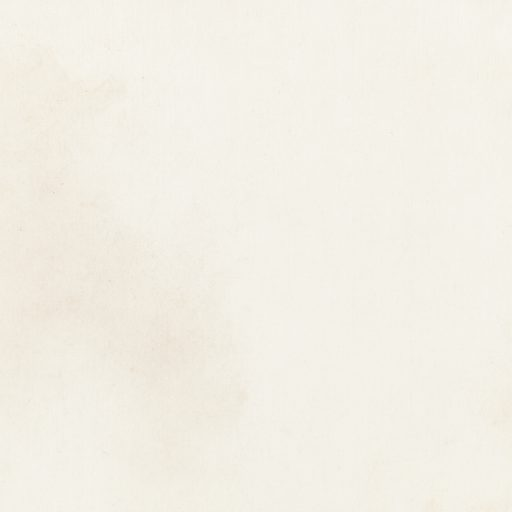
#> input picture ui/cave/paper.jpg, 512 x 512 px
$ python -i _cave_art.py   (imports and definitions only)
#> lines starting #> are read from the running program, lines starting #| are printed output that depends on the picture
#> further down, picture is the input picture: PIL image 512x512 RGB; mean R, G, B 242.9, 239.3, 229.7
"""第 86 轮 · 洞府界面素材预处理（可复现）

输入：ImageGen 出来的原图目录（文件名前缀见 RAW）
输出：
  ui/cave/paper.png   卡片宣纸底纹（居中裁方，去四角水印）
  ui/cave/soil.png    灵田田块底（裁掉纸边，只留翻耕土）
  ui/cave/scene.png   洞府小景横卷（裁掉底部与右缘水印带）
  ui/icons/cave_tag_*.png  分区题签（擦水印 → 裁主体 → 亮度转 alpha → 256）

为什么题签不直接缩放：生成图右下角有「Qoder AI生成」浅灰小字，直接亮度转 alpha
会变成一枚淡墨脏块。判据用「孤立浅灰笔画」——底 20% 带内 lum<246 且半径 6 邻域内
没有任何 lum<200 的实墨的像素，判为字，刷白；这样墨影（紧贴实墨）能留下。

用法：python tools/_cave_art.py <原图目录> <项目根>
"""
import sys, os
from PIL import Image, ImageDraw, ImageStat

RAW = {
    "paper": "cave_paper", "soil": "cave_soil", "scene": "cave_scene",
    "field": "tag_field", "mine": "tag_mine", "alchemy": "tag_alchemy", "forge": "tag_forge",
}
PAPER_TARGET_LUM = 240.0   # 面板纸底 #f7f3e9 的亮度，底纹整体对齐它，避免卡片比页面深


# [65 lines left out: functions load, wipe_text, crop_square, not called in this run]


def match_lum(im, target):
    d = target - ImageStat.Stat(im.convert("L")).mean[0]
    return im.point(lambda v: max(0, min(255, int(v + d))))


# [4 lines left out: function flatten, not called in this run]


def to_alpha(im):
    """与 tools/_icon_proc.js 同一档：<=200 实形，200~250 线性半透，>250 全透，<28 去噪。"""
    lum = im.convert("L")
    a = lum.point(lambda v: 255 if v <= 200 else max(0, min(255, int((250 - v) * 7))))
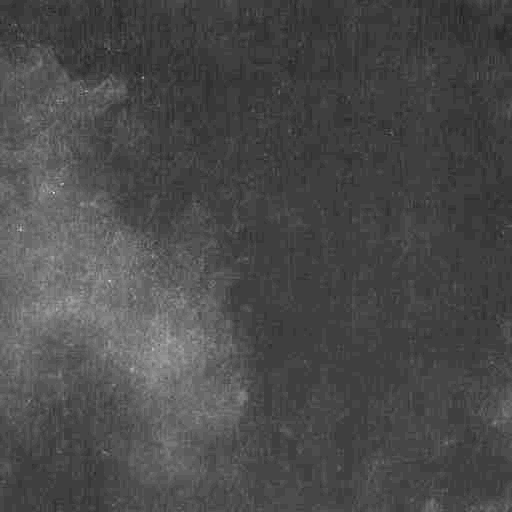
#> a: PIL image 512x512 L; min 28, max 231, mean 74.8
    a = a.point(lambda v: 0 if v < 28 else v)
    out = im.convert("RGBA"); out.putalpha(a)
    return out


# [67 lines left out: functions bbox, main, not called in this run]


# [2 lines not run here, left out]

>>> from PIL import Image
>>> picture = Image.open('../ui/cave/paper.jpg')
>>> result = to_alpha(picture)
